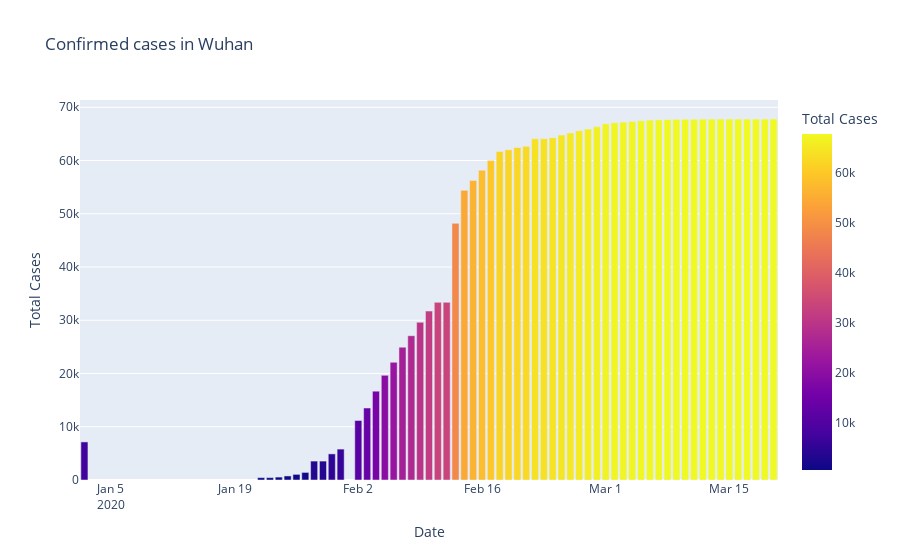

The cell this chart's notebook holds for it:
### Code cell
fig = px.bar(dbd_china,x="Date",y="Total Cases",color = 'Total Cases',title="Confirmed cases in Wuhan")
fig.show()
